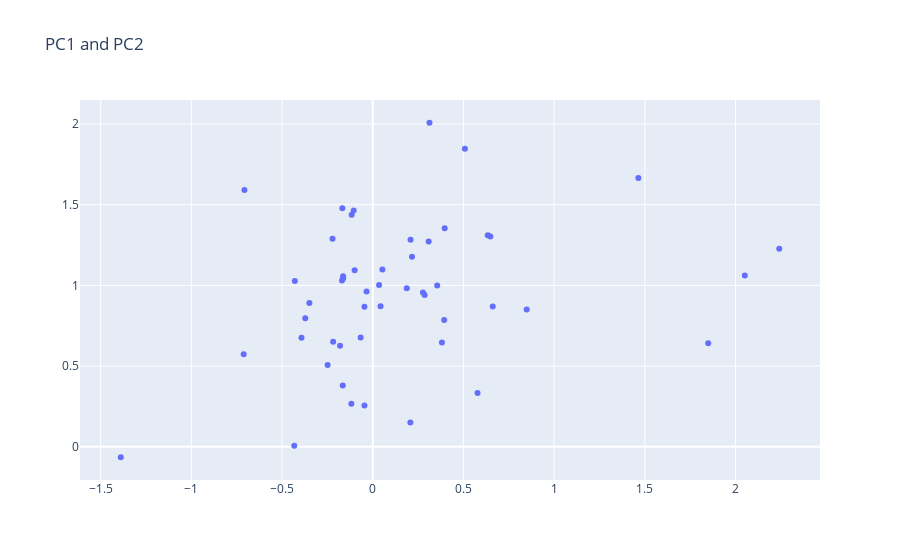

Notebook cell for this chart:
### Code cell
fig.update_layout(title='PC1 and PC2')
fig.show()

### Figure 1 — Plotly figure (JSON) as saved in the notebook; plotly's stock layout.template omitted (floating-point values rounded to 4 significant figures)
{"data": [{"mode": "markers", "text": ["Beautiful Disaster - Jon McLaughlin - acoustic, comedy, country, guitar, jazz, ", "Paintin' The Town (Album Version) - Phil Keaggy - 80s, acoustic, alternative, alternative rock, ambient, ", "Breathing - Lifehouse - 90s, acoustic, alternative, alternative rock, classic, ", "Who We Are - Lifehouse - 90s, acoustic, alternative, alternative rock, classic, ", "Invisible - Clay Aiken - 00s, 80s, 90s, adult contemporary, america, ", "Walking Away - Lifehouse - 90s, acoustic, alternative, alternative rock, classic, ", "Undone - Lifehouse - 90s, acoustic, alternative, alternative rock, classic, ", "Easier To Be - Lifehouse - 90s, acoustic, alternative, alternative rock, classic, ", "Cling And Clatter - Lifehouse - 90s, acoustic, alternative, alternative rock, classic, ", "Everything - Lifehouse - 90s, acoustic, alternative, alternative rock, classic, ", "We'll Never Know - Lifehouse - 90s, acoustic, alternative, alternative rock, classic, ", "Only One - Lifehouse - 90s, acoustic, alternative, alternative rock, classic, ", "Make Me Over - Lifehouse - 90s, acoustic, alternative, alternative rock, classic, ", "Storm - Lifehouse - 90s, acoustic, alternative, alternative rock, classic, ", "Things I'll Never Say - Avril Lavigne - alternative, canada, canadian, female, female vocalist, ", "The Nation - Freeway - alternative, american, bass music, classic, classic rock, ", "The End Has Only Begun - Lifehouse - 90s, acoustic, alternative, alternative rock, classic, ", "Into The Sun - Lifehouse - 90s, acoustic, alternative, alternative rock, classic, ", "Wordplay (Album Version) - Jason Mraz - acoustic, acoustic guitar, alternative rock, country, folk, ", "The Beginning - Lifehouse - 90s, acoustic, alternative, alternative rock, classic, ", "Disarray - Lifehouse - 90s, acoustic, alternative, alternative rock, classic, ", "Take Me Away - Lifehouse - 90s, acoustic, alternative, alternative rock, classic, ", "Anchor - Lifehouse - 90s, acoustic, alternative, alternative rock, classic, ", "Wash - Lifehouse - 90s, acoustic, alternative, alternative rock, classic, ", "Am I Ever Gonna Find Out - Lifehouse - 90s, acoustic, alternative, alternative rock, classic, ", "Somewhere In Between - Lifehouse - 90s, acoustic, alternative, alternative rock, classic, ", "Could It Be Any Harder - The Calling - 00s, 80s, 90s, acoustic, alternative, ", "Learn You Inside Out - Lifehouse - 90s, acoustic, alternative, alternative rock, classic, ", "What If? - Godsmack - acoustic, alternative, alternative metal, country, guitar, ", "Simon - Lifehouse - 90s, acoustic, alternative, alternative rock, classic, ", "Trying - Lifehouse - 90s, acoustic, alternative, alternative rock, classic, ", "Come Back Down - Lifehouse - 90s, acoustic, alternative, alternative rock, classic, ", "It's So Hard - Anouk - 00s, 90s, acoustic, alternative, alternative country, ", "Quasimodo - Lifehouse - 90s, acoustic, alternative, alternative rock, classic, ", "Someone Else's Song - Lifehouse - 90s, acoustic, alternative, alternative rock, classic, ", "My Precious - Lifehouse - 90s, acoustic, alternative, alternative rock, classic, ", "Maybe I - Five for Fighting - acoustic, adult alternative, alternative, classic, guitar, ", "Empty Space - Lifehouse - 90s, acoustic, alternative, alternative rock, classic, ", "How Long - Lifehouse - 90s, acoustic, alternative, alternative rock, classic, ", "Just Another Name - Lifehouse - 90s, acoustic, alternative, alternative rock, classic, ", "Bed Of Lies (LP Version) - matchbox twenty - 90s, acoustic, adult alternative, alternative, alternative rock, ", "Tropilove - DJ Bitman - chile, chilean, electro-funk, electronic, electronic music, ", "Bridges - Lifehouse - 90s, acoustic, alternative, alternative rock, classic, ", "So Quiet_ They're Loud (Album) - Ha Ha Tonka - alternative, alternative country, americana, bloodshot records, daytrotter, ", "Today - Lifehouse - 90s, acoustic, alternative, alternative rock, classic, ", "Sky Is Falling - Lifehouse - 90s, acoustic, alternative, alternative rock, classic, ", "Mesmerized - Lifehouse - 90s, acoustic, alternative, alternative rock, classic, ", "Sky Is Falling - Lifehouse - 90s, acoustic, alternative, alternative rock, classic, ", "The Kitchen (Explicit) - Little Jackie - 00s, acoustic, alternative, alternative pop, alternative rock, ", "Something To Say - Harem Scarem - 80s rock, alternative rock, aor, black metal, canadian, "], "type": "scatter", "x": [1.849, 0.394, 0.2863, -0.3719, 0.3128, -0.1161, -0.18, 0.03503, -0.1652, 2.051, 0.8489, -0.03401, 0.2769, 0.6484, 1.464, 2.241, -0.0999, 0.3967, 0.3815, -0.04562, 0.05323, -0.2216, 0.2167, -0.1178, 0.2075, 0.6616, 0.5082, -0.1635, 0.2085, 0.3083, 0.04321, -1.389, -0.7073, -0.1052, -0.0666, -0.4327, 0.3554, -0.2486, -0.1628, -0.3492, -0.2182, -0.7114, -0.1692, 0.6339, 0.1876, 0.5778, -0.3929, -0.4296, -0.1676, -0.04573], "y": [0.6418, 0.7862, 0.9399, 0.7963, 2.008, 1.438, 0.6254, 1.003, 0.3798, 1.061, 0.8505, 0.9618, 0.9567, 1.303, 1.666, 1.227, 1.094, 1.355, 0.6465, 0.2553, 1.098, 1.289, 1.178, 0.267, 0.1511, 0.869, 1.847, 1.057, 1.283, 1.271, 0.8705, -0.06491, 1.592, 1.464, 0.6771, 0.006479, 0.9988, 0.5067, 1.044, 0.8912, 0.6509, 0.5727, 1.031, 1.311, 0.9829, 0.3336, 0.6762, 1.028, 1.478, 0.8673]}], "layout": {"title": {"text": "PC1 and PC2"}}}
